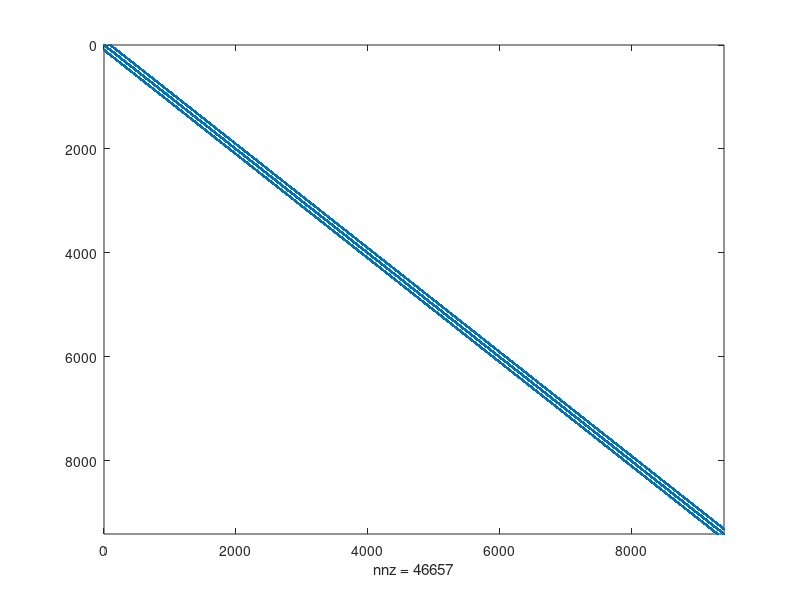
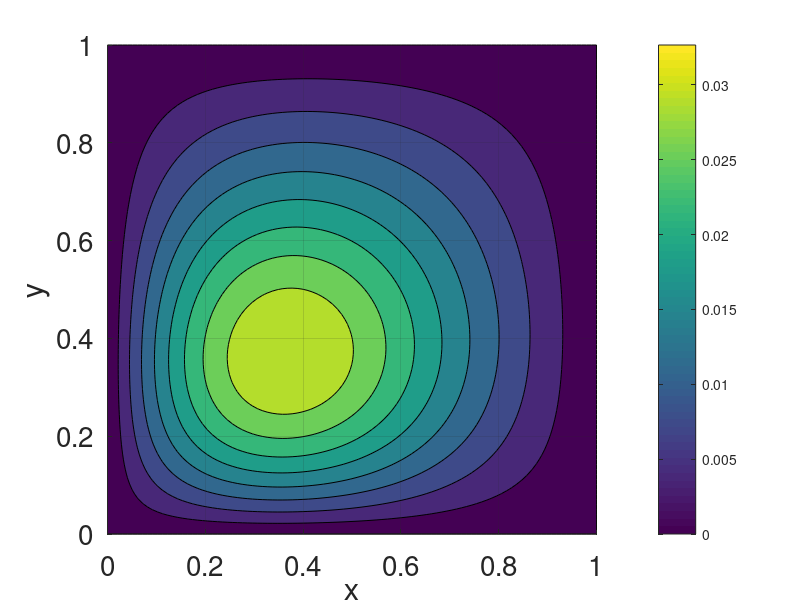

The MATLAB source for these figures, in order:
function PoissonFiniteDifference()
n = 99;
n2 = n - 2;
t = linspace(0,1,n);
[x,y] = meshgrid(t,t);
h = 1/(n - 1);
f = -exp(-10*((x-0.3).^2+(y-0.3).^2));
f1 = f(2 : n - 1,2 : n - 1);
RHS = f1(:);
u = zeros(n);

% Set up the matrix A
I = speye(n2);
e = ones(n2,1);
T = spdiags([e, -4*e, e],-1:1,n2,n2);
S = spdiags([e, e],[-1, 1],n2,n2);
A = (kron(I,T) + kron(S,I))/h^2;
figure(1);
spy(A);

% Solve the linear system
u_aux = A\RHS;
u(2:n-1,2:n-1) = reshape(u_aux,n2,n2);

% Plot the solution
figure(2); clf; hold on; grid;
umax = max(max(u));
umin = min(min(u));
contourf(x,y,u,linspace(umin,umax,10));
xlabel('x','Fontsize',20);
ylabel('y','Fontsize',20);
colorbar;
set(gca,'Fontsize',20);
daspect([1,1,1])
end
